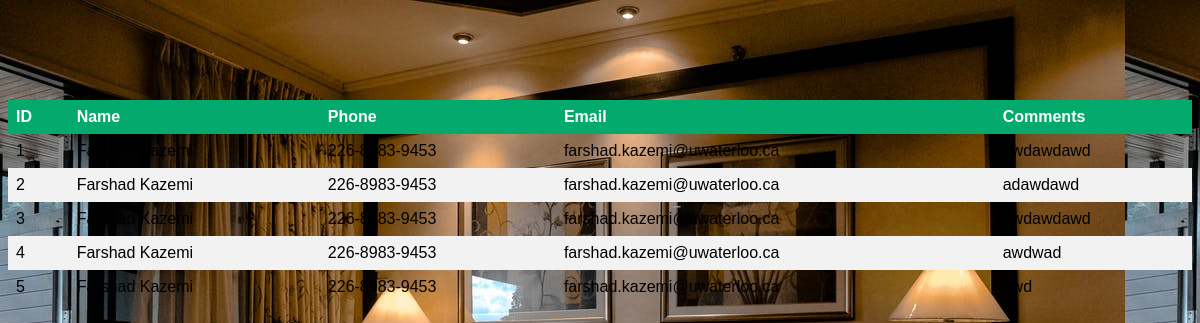
Page /table.php on the committed database.
### tables this page shows
CREATE TABLE `feedback` (
  `id` int(11) NOT NULL,
  `name` varchar(45) DEFAULT NULL,
  `phone` varchar(45) DEFAULT NULL,
  `email` varchar(45) DEFAULT NULL,
  `comments` varchar(255) DEFAULT NULL
);

### table.php (the view, shortened to what this page needs)
<?php
    require('DBConnection.php');
    $query = 'SELECT * FROM feedback;';
    $results = @mysqli_query($dbc,$query);
?>
<html>
    <head>
    <link rel="stylesheet" href="style.css" />
    </head>
    <body style="background-image: url('hotel-view.jpg');">
        <table>
            <thead>
                <tr align="left">
                    <th>ID</th>
                    <th>Name</th>
                    <th>Phone</th>
                    <th>Email</th>
                    <th>Comments</th>
                </tr>
            </thead>
            <tbody>
                <?php
                    while($row = mysqli_fetch_array($results, MYSQLI_ASSOC)){
                        $str_to_print = "<tr> <td>{$row['id']}</td>";
                        $str_to_print .= "<td> {$row['name']}</td>";
                        $str_to_print .= "<td> {$row['phone']}</td>";
                        $str_to_print .= "<td> {$row['email']}</td>";
                        $str_to_print .= "<td> {$row['comments']}</td>";
                        echo $str_to_print;
                    }
                ?>
            </tbody>
        </table>
    </body>
</html>

### style.css (style rules this page uses)
:root { --headerHeight: 100px; --white: #afb4f445; }
* { box-sizing: border-box; font-family: Arial; }
table { border-collapse: collapse; width: 100%; margin-top: 100px; margin-right: auto; margin-left: auto; }
th, td { text-align: left; padding: 8px; }
tr:nth-child(even) { background-color: #f2f2f2 }
th { background-color: #04AA6D; color: white; }

### rows in the picture
feedback: id "1", name "Farshad Kazemi", phone "226-8983-9453", email "farshad.kazemi@uwaterloo.ca", comments "awdawdawd"
feedback: id "2", name "Farshad Kazemi", phone "226-8983-9453", email "farshad.kazemi@uwaterloo.ca", comments "adawdawd"
feedback: id "3", name "Farshad Kazemi", phone "226-8983-9453", email "farshad.kazemi@uwaterloo.ca", comments "awdawdawd"
feedback: id "4", name "Farshad Kazemi", phone "226-8983-9453", email "farshad.kazemi@uwaterloo.ca", comments "awdwad"
feedback: id "5", name "Farshad Kazemi", phone "226-8983-9453", email "farshad.kazemi@uwaterloo.ca", comments "awd"
